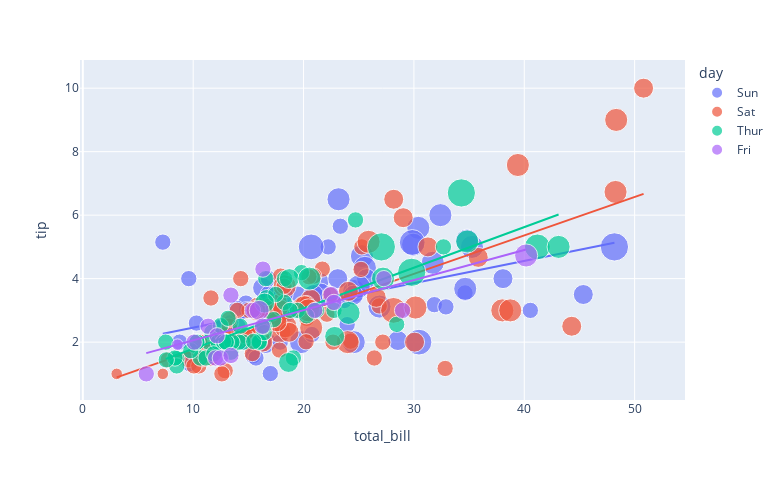

Here is the notebook cell this chart was saved with:
### Code cell
# Total bill - tip relation according to day of the week
figure = px.scatter(data_frame = data, x = "total_bill", y = "tip", size = "size", color = "day", trendline = "ols", width = 780, height = 480)
figure.show()
